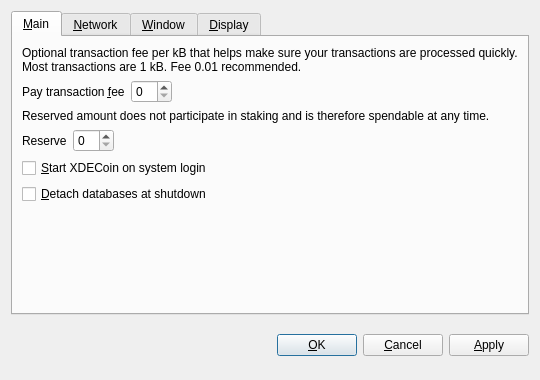
<?xml version="1.0" encoding="UTF-8"?>
<ui version="4.0">
 <class>OptionsDialog</class>
 <widget class="QDialog" name="OptionsDialog">
  <property name="geometry">
   <rect>
    <x>0</x>
    <y>0</y>
    <width>540</width>
    <height>380</height>
   </rect>
  </property>
  <property name="windowTitle">
   <string>Options</string>
  </property>
  <property name="modal">
   <bool>true</bool>
  </property>
  <layout class="QVBoxLayout" name="verticalLayout">
   <item>
    <widget class="QTabWidget" name="tabWidget">
     <property name="tabPosition">
      <enum>QTabWidget::North</enum>
     </property>
     <property name="currentIndex">
      <number>0</number>
     </property>
     <widget class="QWidget" name="tabMain">
      <attribute name="title">
       <string>&amp;Main</string>
      </attribute>
      <layout class="QVBoxLayout" name="verticalLayout_Main">
       <item>
        <widget class="QLabel" name="transactionFeeInfoLabel">
         <property name="text">
          <string>Optional transaction fee per kB that helps make sure your transactions are processed quickly. Most transactions are 1 kB. Fee 0.01 recommended.</string>
         </property>
         <property name="textFormat">
          <enum>Qt::PlainText</enum>
         </property>
         <property name="wordWrap">
          <bool>true</bool>
         </property>
        </widget>
       </item>
       <item>
        <layout class="QHBoxLayout" name="horizontalLayoutFee">
         <item>
          <widget class="QLabel" name="transactionFeeLabel">
           <property name="text">
            <string>Pay transaction &amp;fee</string>
           </property>
           <property name="textFormat">
            <enum>Qt::PlainText</enum>
           </property>
           <property name="buddy">
            <cstring>transactionFee</cstring>
           </property>
          </widget>
         </item>
         <item>
          <widget class="BitcoinAmountField" name="transactionFee"/>
         </item>
         <item>
          <spacer name="horizontalSpacerFee">
           <property name="orientation">
            <enum>Qt::Horizontal</enum>
           </property>
           <property name="sizeHint" stdset="0">
            <size>
             <width>40</width>
             <height>20</height>
            </size>
           </property>
          </spacer>
         </item>
        </layout>
       </item>
       <item>
        <widget class="QLabel" name="reserveBalanceInfoLabel">
         <property name="text">
          <string>Reserved amount does not participate in staking and is therefore spendable at any time.</string>
         </property>
         <property name="textFormat">
          <enum>Qt::PlainText</enum>
         </property>
         <property name="wordWrap">
          <bool>true</bool>
         </property>
        </widget>
       </item>
       <item>
        <layout class="QHBoxLayout" name="horizontalLayoutReserveBalance">
         <item>
          <widget class="QLabel" name="reserveBalanceLabel">
           <property name="text">
            <string>Reserve</string>
           </property>
           <property name="textFormat">
            <enum>Qt::PlainText</enum>
           </property>
           <property name="buddy">
            <cstring>reserveBalance</cstring>
           </property>
          </widget>
         </item>
         <item>
          <widget class="BitcoinAmountField" name="reserveBalance"/>
         </item>
         <item>
          <spacer name="horizontalSpacerReserveBalance">
           <property name="orientation">
            <enum>Qt::Horizontal</enum>
           </property>
           <property name="sizeHint" stdset="0">
            <size>
             <width>40</width>
             <height>20</height>
            </size>
           </property>
          </spacer>
         </item>
        </layout>
       </item>
       <item>
        <widget class="QCheckBox" name="bitcoinAtStartup">
         <property name="toolTip">
          <string>Automatically start XDECoin after logging in to the system.</string>
         </property>
         <property name="text">
          <string>&amp;Start XDECoin on system login</string>
         </property>
        </widget>
       </item>
       <item>
        <widget class="QCheckBox" name="detachDatabases">
         <property name="toolTip">
          <string>Detach block and address databases at shutdown. This means they can be moved to another data directory, but it slows down shutdown. The wallet is always detached.</string>
         </property>
         <property name="text">
          <string>&amp;Detach databases at shutdown</string>
         </property>
        </widget>
       </item>
       <item>
        <spacer name="verticalSpacer_Main">
         <property name="orientation">
          <enum>Qt::Vertical</enum>
         </property>
         <property name="sizeHint" stdset="0">
          <size>
           <width>20</width>
           <height>40</height>
          </size>
         </property>
        </spacer>
       </item>
      </layout>
     </widget>
     <widget class="QWidget" name="tabNetwork">
      <attribute name="title">
       <string>&amp;Network</string>
      </attribute>
      <layout class="QVBoxLayout" name="verticalLayout_Network">
       <item>
        <widget class="QCheckBox" name="mapPortUpnp">
         <property name="toolTip">
          <string>Automatically open the XDECoin client port on the router. This only works when your router supports UPnP and it is enabled.</string>
         </property>
         <property name="text">
          <string>Map port using &amp;UPnP</string>
         </property>
        </widget>
       </item>
       <item>
        <widget class="QCheckBox" name="connectSocks">
         <property name="toolTip">
          <string>Connect to the XDECoin network through a SOCKS proxy (e.g. when connecting through Tor).</string>
         </property>
         <property name="text">
          <string>&amp;Connect through SOCKS proxy:</string>
         </property>
        </widget>
       </item>
       <item>
        <layout class="QHBoxLayout" name="horizontalLayout_Network">
         <item>
          <widget class="QLabel" name="proxyIpLabel">
           <property name="text">
            <string>Proxy &amp;IP:</string>
           </property>
           <property name="textFormat">
            <enum>Qt::PlainText</enum>
           </property>
           <property name="buddy">
            <cstring>proxyIp</cstring>
           </property>
          </widget>
         </item>
         <item>
          <widget class="QValidatedLineEdit" name="proxyIp">
           <property name="maximumSize">
            <size>
             <width>140</width>
             <height>16777215</height>
            </size>
           </property>
           <property name="toolTip">
            <string>IP address of the proxy (e.g. 127.0.0.1)</string>
           </property>
          </widget>
         </item>
         <item>
          <widget class="QLabel" name="proxyPortLabel">
           <property name="text">
            <string>&amp;Port:</string>
           </property>
           <property name="textFormat">
            <enum>Qt::PlainText</enum>
           </property>
           <property name="buddy">
            <cstring>proxyPort</cstring>
           </property>
          </widget>
         </item>
         <item>
          <widget class="QLineEdit" name="proxyPort">
           <property name="maximumSize">
            <size>
             <width>55</width>
             <height>16777215</height>
            </size>
           </property>
           <property name="toolTip">
            <string>Port of the proxy (e.g. 9050)</string>
           </property>
          </widget>
         </item>
         <item>
          <widget class="QLabel" name="socksVersionLabel">
           <property name="text">
            <string>SOCKS &amp;Version:</string>
           </property>
           <property name="textFormat">
            <enum>Qt::PlainText</enum>
           </property>
           <property name="buddy">
            <cstring>socksVersion</cstring>
           </property>
          </widget>
         </item>
         <item>
          <widget class="QValueComboBox" name="socksVersion">
           <property name="toolTip">
            <string>SOCKS version of the proxy (e.g. 5)</string>
           </property>
          </widget>
         </item>
         <item>
          <spacer name="horizontalSpacer_Network">
           <property name="orientation">
            <enum>Qt::Horizontal</enum>
           </property>
           <property name="sizeHint" stdset="0">
            <size>
             <width>40</width>
             <height>20</height>
            </size>
           </property>
          </spacer>
         </item>
        </layout>
       </item>
       <item>
        <spacer name="verticalSpacer_Network">
         <property name="orientation">
          <enum>Qt::Vertical</enum>
         </property>
         <property name="sizeHint" stdset="0">
          <size>
           <width>20</width>
           <height>40</height>
          </size>
         </property>
        </spacer>
       </item>
      </layout>
     </widget>
     <widget class="QWidget" name="tabWindow">
      <attribute name="title">
       <string>&amp;Window</string>
      </attribute>
      <layout class="QVBoxLayout" name="verticalLayout_Window">
       <item>
        <widget class="QCheckBox" name="minimizeToTray">
         <property name="toolTip">
          <string>Show only a tray icon after minimizing the window.</string>
         </property>
         <property name="text">
          <string>&amp;Minimize to the tray instead of the taskbar</string>
         </property>
        </widget>
       </item>
       <item>
        <widget class="QCheckBox" name="minimizeOnClose">
         <property name="toolTip">
          <string>Minimize instead of exit the application when the window is closed. When this option is enabled, the application will be closed only after selecting Quit in the menu.</string>
         </property>
         <property name="text">
          <string>M&amp;inimize on close</string>
         </property>
        </widget>
       </item>
       <item>
        <spacer name="verticalSpacer_Window">
         <property name="orientation">
          <enum>Qt::Vertical</enum>
         </property>
         <property name="sizeHint" stdset="0">
          <size>
           <width>20</width>
           <height>40</height>
          </size>
         </property>
        </spacer>
       </item>
      </layout>
     </widget>
     <widget class="QWidget" name="tabDisplay">
      <attribute name="title">
       <string>&amp;Display</string>
      </attribute>
      <layout class="QVBoxLayout" name="verticalLayout_Display">
       <item>
        <layout class="QHBoxLayout" name="horizontalLayout_1_Display">
         <item>
          <widget class="QLabel" name="langLabel">
           <property name="text">
            <string>User Interface &amp;language:</string>
           </property>
           <property name="textFormat">
            <enum>Qt::PlainText</enum>
           </property>
           <property name="buddy">
            <cstring>lang</cstring>
           </property>
          </widget>
         </item>
         <item>
          <widget class="QValueComboBox" name="lang">
           <property name="toolTip">
            <string>The user interface language can be set here. This setting will take effect after restarting XDECoin.</string>
           </property>
          </widget>
         </item>
        </layout>
       </item>
       <item>
        <layout class="QHBoxLayout" name="horizontalLayout_2_Display">
         <item>
          <widget class="QLabel" name="unitLabel">
           <property name="text">
            <string>&amp;Unit to show amounts in:</string>
           </property>
           <property name="textFormat">
            <enum>Qt::PlainText</enum>
           </property>
           <property name="buddy">
            <cstring>unit</cstring>
           </property>
          </widget>
         </item>
         <item>
          <widget class="QValueComboBox" name="unit">
           <property name="toolTip">
            <string>Choose the default subdivision unit to show in the interface and when sending coins.</string>
           </property>
          </widget>
         </item>
        </layout>
       </item>
       <item>
        <widget class="QCheckBox" name="displayAddresses">
         <property name="toolTip">
          <string>Whether to show XDECoin addresses in the transaction list or not.</string>
         </property>
         <property name="text">
          <string>&amp;Display addresses in transaction list</string>
         </property>
        </widget>
       </item>
       <item>
        <widget class="QCheckBox" name="coinControlFeatures">
         <property name="toolTip">
          <string>Whether to show coin control features or not.</string>
         </property>
         <property name="text">
          <string>Display coin &amp;control features (experts only!)</string>
         </property>
        </widget>
       </item>
       <item>
        <spacer name="verticalSpacer_Display">
         <property name="orientation">
          <enum>Qt::Vertical</enum>
         </property>
         <property name="sizeHint" stdset="0">
          <size>
           <width>20</width>
           <height>40</height>
          </size>
         </property>
        </spacer>
       </item>
      </layout>
     </widget>
    </widget>
   </item>
   <item>
    <layout class="QHBoxLayout" name="horizontalLayout_Buttons">
     <item>
      <spacer name="horizontalSpacer_1">
       <property name="orientation">
        <enum>Qt::Horizontal</enum>
       </property>
       <property name="sizeHint" stdset="0">
        <size>
         <width>40</width>
         <height>48</height>
        </size>
       </property>
      </spacer>
     </item>
     <item>
      <widget class="QLabel" name="statusLabel">
       <property name="font">
        <font>
         <weight>75</weight>
         <bold>true</bold>
        </font>
       </property>
       <property name="text">
        <string/>
       </property>
       <property name="textFormat">
        <enum>Qt::PlainText</enum>
       </property>
       <property name="wordWrap">
        <bool>true</bool>
       </property>
      </widget>
     </item>
     <item>
      <spacer name="horizontalSpacer_2">
       <property name="orientation">
        <enum>Qt::Horizontal</enum>
       </property>
       <property name="sizeHint" stdset="0">
        <size>
         <width>40</width>
         <height>48</height>
        </size>
       </property>
      </spacer>
     </item>
     <item>
      <widget class="QPushButton" name="okButton">
       <property name="text">
        <string>&amp;OK</string>
       </property>
      </widget>
     </item>
     <item>
      <widget class="QPushButton" name="cancelButton">
       <property name="text">
        <string>&amp;Cancel</string>
       </property>
       <property name="autoDefault">
        <bool>false</bool>
       </property>
      </widget>
     </item>
     <item>
      <widget class="QPushButton" name="applyButton">
       <property name="text">
        <string>&amp;Apply</string>
       </property>
       <property name="autoDefault">
        <bool>false</bool>
       </property>
      </widget>
     </item>
    </layout>
   </item>
  </layout>
 </widget>
 <customwidgets>
  <customwidget>
   <class>BitcoinAmountField</class>
   <extends>QSpinBox</extends>
   <header>bitcoinamountfield.h</header>
  </customwidget>
  <customwidget>
   <class>QValueComboBox</class>
   <extends>QComboBox</extends>
   <header>qvaluecombobox.h</header>
  </customwidget>
  <customwidget>
   <class>QValidatedLineEdit</class>
   <extends>QLineEdit</extends>
   <header>qvalidatedlineedit.h</header>
  </customwidget>
 </customwidgets>
 <resources/>
 <connections/>
</ui>
